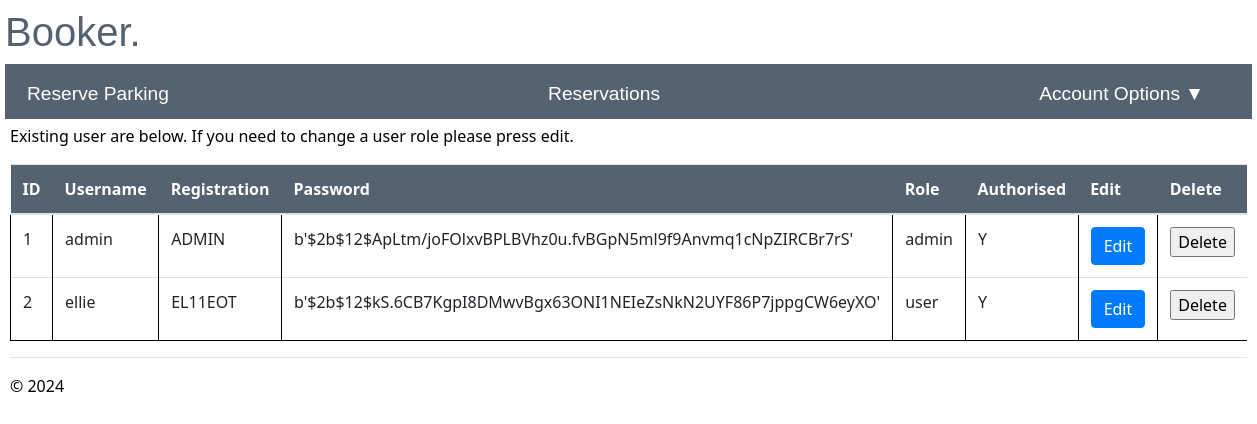
Page /admin/ (signed in) on the earlier database version.
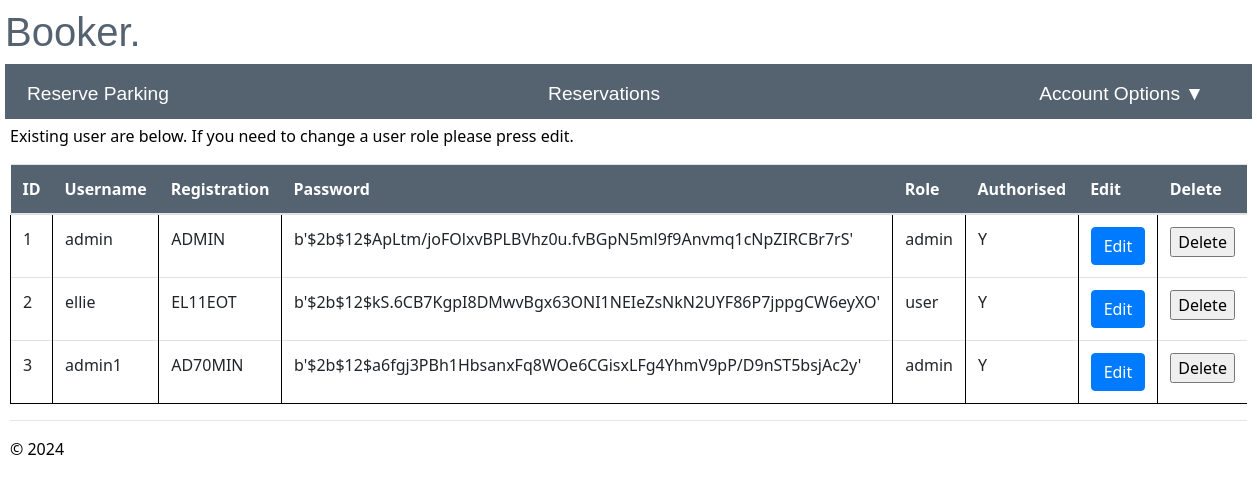
Same page on the later database version.
### app/models/models.py (models this page shows)
class User(db.Model, UserMixin):
    id = db.Column(db.Integer, primary_key=True, nullable=False)
    username = db.Column(db.String(20), nullable=False, unique=True)
    registration = db.Column(db.String(9), nullable=False, unique=True)
    password = db.Column(db.String(30), nullable=False)
    role = db.Column(db.String(5), nullable=False, default='user')
    authorised =db.Column(db.String(1), nullable=False, default='N')
    failed_login_attempts = db.Column(db.Integer,nullable=False, default=0)
    reservation = db.relationship('reserve', backref='user')

### app/admin/routes.py (the view)
@bp.route("/admin/")
@login_required
def admin():
    if current_user.role == 'admin':
        admin= User.query.all()
        current_app.logger.info('Username: %s accessed admin', current_user.username)
        return render_template('admin.html',admin=admin)
    else:
        current_app.logger.critical('Username: %s accessed attempted to access admin', current_user.username)
        flash("You are not authorised to access this page")
        return redirect(url_for("main.reserve_parking"))

### app/__init__.py (called while the page is built)
def create_app():
    app = Flask(__name__)
    env_config = os.getenv("PROD_APP_SETTINGS", "config.Config")
    app.config.from_object(env_config)
    db.init_app(app)
    login_manager.init_app(app)
    app.logger.setLevel(logging.INFO)
    handler = RotatingFileHandler('app.log', maxBytes=10240, backupCount=10)
    handler.setLevel(logging.INFO)
    formatter = logging.Formatter('%(asctime)s - %(levelname)s - %(message)s', datefmt='%Y-%m-%d %H:%M:%S')
    handler.setFormatter(formatter)
    app.logger.addHandler(handler)
    from app.main import bp as main_bp
    app.register_blueprint(main_bp)
    from app.user import bp as user_bp
    app.register_blueprint(user_bp)
    from app.admin import bp as admin_bp
    app.register_blueprint(admin_bp)
    @login_manager.user_loader
    def load_user(user_id):
        return User.query.get(int(user_id))
    return app

### app/user/routes.py (called while the page is built)
@bp.before_app_request
def make_session_permanent():
    session.permanent = True
    current_app.permanent_session_lifetime = timedelta(seconds=30)

### app/admin/templates/admin.html (shortened to what this page needs)
{% extends "layout.html" %}
{% block content %}
<p>Existing user are below. If you need to change a user role please press edit.</p>
<table class="table table-hover">
  <thead class="tables">
        <th>ID</th>
        <th>Username</th>
        <th>Registration</th>
        <th>Password</th>
        <th>Role</th>
        <th>Authorised</th>
        <th>Edit</th>
        <th>Delete</th>
    </thead>
    <tbody>
     {% for admin in admin %}
      <tr>
        <td>{{admin.id}}</td>
        <td>{{admin.username}}</td>
        <td>{{admin.registration}}</td>
        <td>{{admin.password}}</td>
        <td>{{admin.role}}</td>
        <td>{{admin.authorised}}</td>
        <td><a href='{{url_for("admin.edit_user", id=admin.id)}}' class='btn btn-primary'>Edit</a></td>
        <td>
          <form method="POST" action="/delete_user/">
            <input type="submit" value="Delete" onclick='return confirm("Are you sure you want to delete this user?")'>
          </form>
         </td>
      </tr>
     {%endfor%}
    </tbody>
  </table>
{% endblock %}

### app/main/templates/layout.html (shortened to what this page needs)
<!DOCTYPE html>
<html>
    <head>
        <link rel="stylesheet" href="https://stackpath.bootstrapcdn.com/bootstrap/4.5.2/css/bootstrap.min.css">
        <link rel="stylesheet" type="text/css" href="{{ url_for('static', filename='site.css')}}" />
    </head>
    <body>
        <div class="heading">
            <h1>Booker.</h1>
        <div class="navbar">
          <a  href="{{ url_for('main.reserve_parking') }}" class="navbar-item">Reserve Parking</a>
          <a href="{{ url_for('main.reservations') }}" class="navbar-item">Reservations</a>
          <div class="dropdown">
            <a class="navbar-item dropdown-arrow" >Account Options</a>
          </div>
        </div>
        <div class="body-content">
            {% block content %}
            {% endblock %}
            <hr/>
            <footer>
                <p>&copy; 2024</p>
            </footer>
        </div>
    </body>
</html>

### app/static/site.css (style rules this page uses)
.body-content { padding: 5px; font-family:'Segoe UI', Tahoma, Geneva, Verdana, sans-serif; color: rgb(0, 0, 0); }
.heading { display:block; flex-direction: column; justify-content: center; align-items: center; color: rgb(85, 99, 112); font-family:Arial, Helvetica, sans-serif }
.navbar { background-color: rgb(85, 99, 112); font-size: 1.2em; font-family: 'Trebuchet MS', 'Lucida Sans Unicode', 'Lucida Grande', 'Lucida Sans', Arial, sans-serif; color: white; padding: 8px 30px 2px 4px; }
.navbar-item { padding: 8px; margin: 0 10px; text-decoration: none; color: white; cursor: pointer; }
.dropdown-arrow::after { content: '\25BC'; margin-left: 5px; }
tr { border-bottom: 1px solid black; }
td { padding: 1em; border-left: 1px solid black; }
.tables { background-color: rgb(85, 99, 112); color: white; }

### app/main/templates/layout.html (style rules this page uses)
body { padding: 8px 5px 8px 5px; }

Differences in the rows shown:
added User: id "3", username "admin1", registration "AD70MIN", password "b'$2b$12$a6fgj3PBh1HbsanxFq8WOe6CGisxLFg4YhmV9pP/D9nST5bsjAc2y'", role "admin", authorised "Y"
